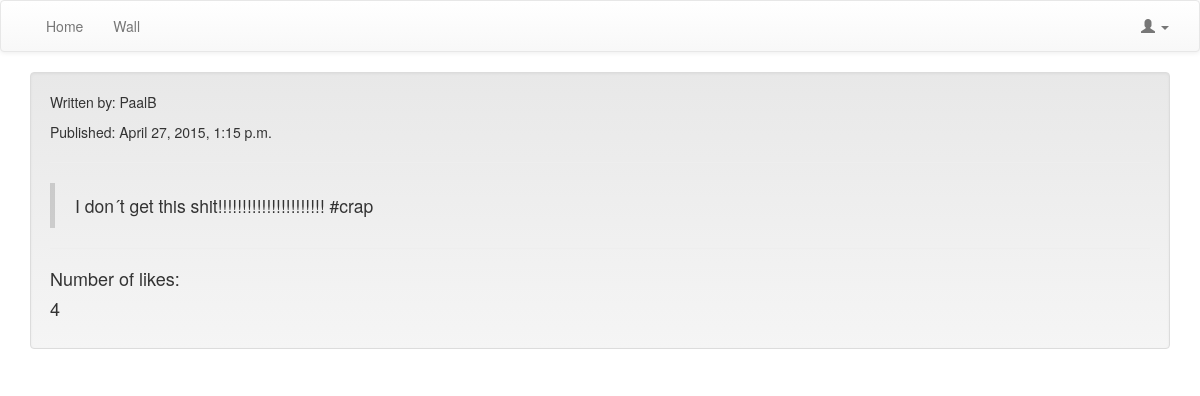
Before: /kvittr_messages/21/ with the older database file.
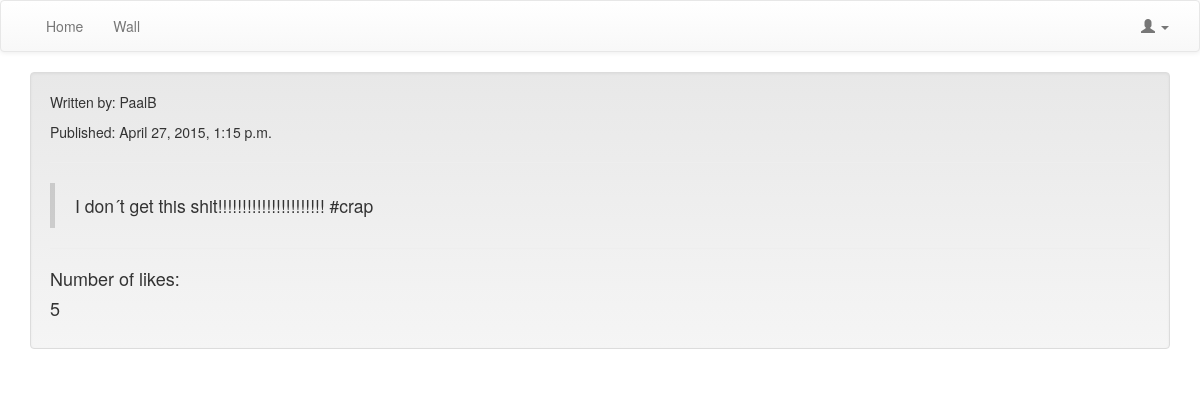
After: the same page with the newer database file.
### kvittr_messages/models.py (models this page shows, shortened)
class Message(models.Model):
	message = models.TextField()
	created_by = models.ForeignKey(User, related_name="created_message")
	created_datetime = models.DateTimeField()
	likes = models.PositiveIntegerField(default=0)
	class Meta:
		ordering = ['-id']

### kvittr_messages/views.py (the view)
# urls.py: url(r'^(\d+)/$', views.message_details, name='message_details'),
def message_details(request, message_id):
	message = Message.objects.get(pk=message_id)
	messages = Message.objects.all()
	context = {'message': message}
	return render(request, 'kvittr_messages/message_details.html', context)

### kvittr_messages/templates/kvittr_messages/message_details.html (shortened to what this page needs)
{% extends 'theme/base.html' %}
{% block pagecontent %}
	<div class="well" style="margin-left: auto; margin-right: auto;">
		<p>Written by: {{ message.created_by }} </p>
		<p>Published: {{ message.created_datetime }}
        <hr>
        <blockquote>{{ message.message }}</blockquote>
        <hr>
        <h4> Number of likes: </h4>
        <h4 id="id-likes-for-message-{{ message.id }}"> {{ message.likes }}</h4>
	</div>
{% endblock %}

Changed rows visible on the page:
changed Message "I don´t get this shit!!!!!!!!!!!!!!!!!!!!!! #crap": likes "4" → "5"
